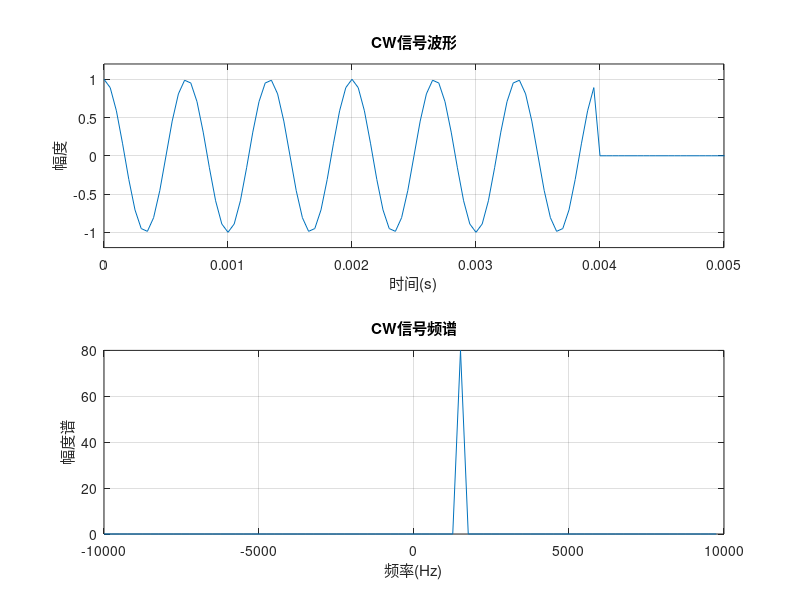
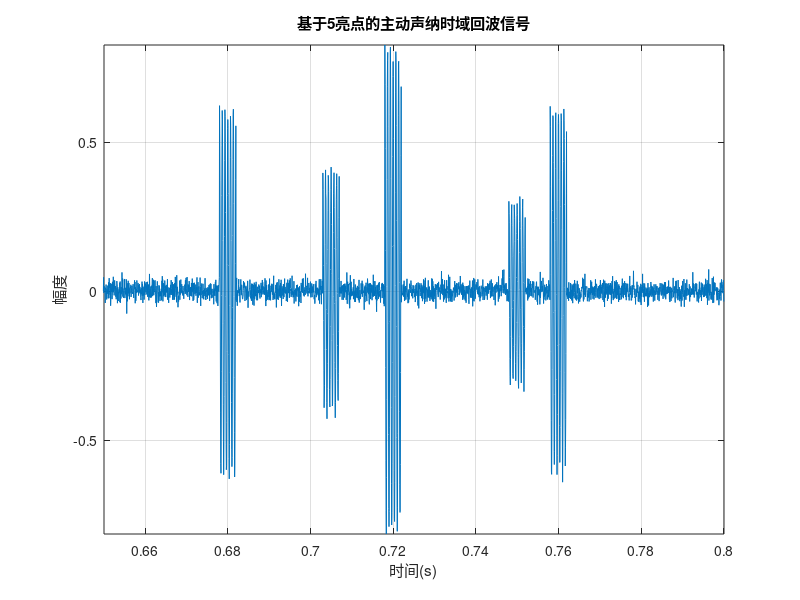
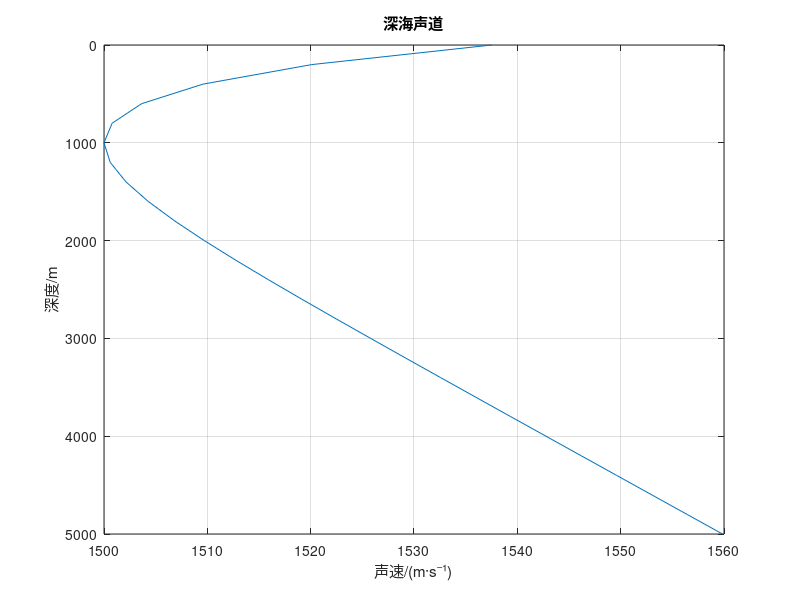

MATLAB code for these plots, in order: (Note: this script raises an error after producing the figures.)
clc;clear;close all;
%% 发射信号_线性调频信号 -----------------------------------------------------------------------

% 信号参数
T = 4e-3; % 脉冲宽度 4ms
f1 = 1.5e3; % 频率下限 1.5kHz
f2 = 2.5e3; % 频率上限 2.5kHz
fs = 20e3; % 采样频率 20kHz
t = 0:1/fs:T - 1/fs; % 时间序列
N = length(t);
new_t = 0:1/fs:0.8-1/fs;%显示到0.8s

% 计算调频斜率
k = (f2 - f1) / T;

% 生成线性调频信号
%s_t =  exp(1j*2*pi*(f1*t + 0.5*k*t.^2)); % 按照线性调频信号公式生成
%new_s_t =[ s_t,zeros(1,length(new_t)-length(s_t))]; % 使用chirp函数生成线性调频信号
%生成CW信号  中心频率1.5kHz
s_t =  exp(1j*2*pi*(f1*t)); 
new_s_t =[ s_t,zeros(1,length(new_t)-length(s_t))];
% 绘制信号波形
figure(1)
subplot(2,1,1)
plot(new_t, real(new_s_t)) ;% 绘制实部
title('CW信号波形');xlabel('时间(s)');ylabel('幅度');grid on;axis([0,0.005,-1.2,1.2])

% 绘制信号频谱
N = length(s_t);
f = (-fs/2:fs/N:fs/2 - fs/N);
S_f = fftshift(fft(s_t));
subplot(2,1,2)
plot(f, abs(S_f))
title('CW信号频谱');xlabel('频率(Hz)');ylabel('幅度谱');grid on;
%% 目标散射函数


% 找到与时间点对应的索引（假设时间序列是均匀采样的）
index_068 = round((0.68 - new_t(1)) / (new_t(2) - new_t(1)));
index_0705 = round((0.705 - new_t(1)) / (new_t(2) - new_t(1)));
index_072 = round((0.72 - new_t(1)) / (new_t(2) - new_t(1)));
index_075 = round((0.75 - new_t(1)) / (new_t(2) - new_t(1)));
index_076 = round((0.76 - new_t(1)) / (new_t(2) - new_t(1)));

f_scatt = zeros(1, length(new_t));
f_scatt(index_068) = 0.6;
f_scatt(index_0705) = 0.4;
f_scatt(index_072) = 0.8;
f_scatt(index_075) = 0.3;
f_scatt(index_076) = 0.6;

y_0 = conv(f_scatt, s_t,'same');
noise_level = 0.02; % 噪声强度，可以根据实际情况调整
white_noise = noise_level*(randn(size(y_0))+j*randn(size(y_0)));
y_0 = y_0 + white_noise;

figure(2);
plot(new_t, real(y_0)); % 绘制实部
title('基于5亮点的主动声纳时域回波信号');
xlabel('时间(s)');
ylabel('幅度');grid on;
axis([0.65,0.8,-inf ,inf]);
%% 绘制声速刨面
z = 0:200:5000;
c0 = 1500;
e = 0.57e-2;
B = 1000;
z0 = 1000;
a = 2*(z - z0)/B;
c = c0*(1 + e*(exp(-a)-(1 - a)));
figure(3)
plot(c,z);grid on;
xlabel('声速/(m·s⁻¹)');ylabel('深度/m');title('深海声道');
set(gca,'YDir','reverse');

%% 绘制声线轨迹
bellhopM( 'test_ray' ) %figure4

%% 绘制脉冲响应 此处存在问题

bellhopM( 'test' )
load test.mat
%%单位冲激响应
[p,m,n]=size(DelArr);
delay=reshape(DelArr,m,n);
amp1=reshape(AArr,m,n);
amp = abs(amp1); %取模  
x = delay(m,:); %获取第50个接收机的时延和幅值
y = amp(m,:);
figure(5)
stem(x,y)
grid on
xlabel('相对时延/s')
ylabel('幅度')
title('单位冲激响应')

%%归一化冲激响应
Amp_Delay = [x;y];
Amp_Delay(:,all(Amp_Delay==0,1))=[]; %去掉0值
Amp_Delay=sortrows(Amp_Delay',1);  %按照时延从小到大排序
normDelay = Amp_Delay(:,1)-Amp_Delay(1,1);%归一化时延
normAmp = Amp_Delay(:,2)/Amp_Delay(1,2);%归一化幅度
figure(6)
stem(normDelay,normAmp,'^')
grid on
xlabel('相对时延/s')
ylabel('归一化幅度')
title('归一化冲激响应')

%% 目标回波
%%亮点参数
%参考文献：一种水下多亮点目标模拟器的设计 宋绪栋,刘鹏仲
a = 70 ;    %a表示潜艇长轴
b = 6 ;    %b表示潜艇短轴
c = 1500;
r = 200;%离潜艇中心点 200 m 处
%theta = linspace(1,180,180);
theta = 90;
%阵元A
%阵元A的参数

A1 = 0.4*0.2* a/sqrt(  (1+a.*a./(b*r))*(1+b/r) );
tau1 = a.*cos(theta*pi/180)/c;
phi1 = pi/4;

%阵元F
A6 = 0.4*0.2* a/sqrt(  (1+a.*a./(b*r))*(1+b/r) );
tau6 = -a.*cos(theta*pi/180)/c;
phi6 = pi/4;

%阵元C
h = 6;d = 10;e = 3;
l = 10;%舰桥中心与 艇体中心相距 10 m
A3 = h*d*e*sqrt(l/pi)./(2* (e.^2 .* (sin(theta*pi/180).^2) + d.^2.*(cos(theta*pi/180).^2)).^(3/4)  );
tau3 = (l.*cos(theta*pi/180) + sqrt(e.^2 .* (sin(theta*pi/180).^2) + d.^2 .* (cos(theta*pi/180).^2)) )/ c;
phi3 = 0;

%阵元B、D、E
A2 = (a.^2.*(sin(theta*pi/180).^2)  + b.^2.*(cos(theta*pi/180).^2) )/2*a;
tau2 = -sqrt(a.^2.*(cos(theta*pi/180).^2) + b.^2.*(sin(theta*pi/180).^2))/c;
phi2 = 0;

A4 = (a.^2.*(sin(theta*pi/180).^2)  + b.^2.*(cos(theta*pi/180).^2) )/2*a;
tau4 = -sqrt(a.^2.*(cos(theta*pi/180).^2)+ b.^2.*(sin(theta*pi/180).^2))/c;
phi4 = 0;

A5 = (a.^2.*(sin(theta*pi/180).^2)  + b.^2.*(cos(theta*pi/180).^2) )/2*a;
tau5 = -sqrt(a.^2.*(cos(theta*pi/180).^2)+ b.^2.*(sin(theta*pi/180).^2))/c;
phi5 = 0;

%% 信号频率为 30 kHz,脉宽为 1.25 ms的CW信号
% 定义参数
fs = 100000; % 采样频率，可根据需要调整，这里设置为100kHz
t = 0:1/fs:1.25e-3; % 时间向量，对应脉宽1.25ms
fc = 30000; % 信号频率为30kHz

t_scale = 0:1/fs:0.2-1/fs;

% 生成CW脉冲信号
cw_pulse = 3*cos(2*pi*fc*t);
cw_pulse = [cw_pulse zeros(1,length(t_scale)-length(t))];
% 绘制信号波形
figure(7)
plot(t_scale, cw_pulse);
xlabel('时间 (s)');ylabel('幅度');title('CW脉冲信号波形');grid on;axis([0,0.2,-50,50]);

%% 回波信号
%阵元A
delay1_n = round(tau1/(1/fs)); %亮点A造成的延迟
CW_1 = A1.*3*cos(2*pi*fc*t+phi1);%亮点A造成的幅度变化
CW_1 = [zeros(1,delay1_n) , CW_1, zeros(1,length(t_scale)-length(t)-delay1_n)];
figure(8)
plot(t_scale*1000, CW_1);
xlabel('时间/ms');ylabel('幅度');title('反射的回波信号');grid on;axis([0,200,-50,50]);

%阵元B
delay2_n = round(tau2/(1/fs)); %亮点B造成的延迟
CW_2 = A2.*3.*cos(2*pi*fc*t+phi2);%亮点B造成的幅度变化
CW_2 = [zeros(1,delay2_n) , CW_2, zeros(1,length(t_scale)-length(t)-delay2_n)];


%阵元C
delay3_n = round(tau3/(1/fs)); 
CW_3 = A3.*3.*cos(2*pi*fc*t+phi3);
CW_3 = [zeros(1,delay3_n) , CW_3, zeros(1,length(t_scale)-length(t)-delay3_n)];
figure
plot(t_scale, CW_3);
xlabel('时间 (s)');ylabel('幅度');title('反射的回波信号');grid on;axis([0,0.2,-50,50]);

%阵元D
delay4_n = round(tau4/(1/fs)); 
CW_4 = A4.*3.*cos(2*pi*fc*t+phi4);
CW_4 = [zeros(1,delay4_n) , CW_4, zeros(1,length(t_scale)-length(t)-delay4_n)];

%阵元E
delay5_n = round(tau5/(1/fs)); 
CW_5 = A5.*3.*cos(2*pi*fc*t+phi5);
CW_5 = [zeros(1,delay5_n) , CW_5, zeros(1,length(t_scale)-length(t)-delay5_n)];

%阵元F
delay6_n = round(tau6/(1/fs)); 
CW_6 = A6.*3.*cos(2*pi*fc*t+phi6);
CW_6 = [zeros(1,abs(delay6_n)) , CW_6, zeros(1,length(t_scale)-length(t)-abs(delay6_n))];
% figure
% plot(t_scale, CW_6);
% xlabel('时间 (s)');ylabel('幅度');title('反射的回波信号');grid on;axis([0,0.2,-50,50]);




